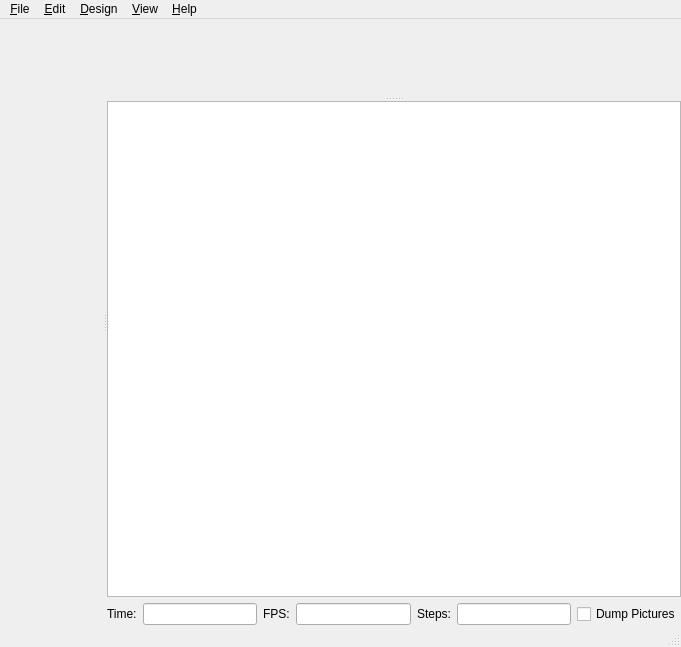
<?xml version="1.0" encoding="UTF-8"?>
<ui version="4.0">
 <class>MainWindow</class>
 <widget class="QMainWindow" name="MainWindow">
  <property name="geometry">
   <rect>
    <x>0</x>
    <y>0</y>
    <width>681</width>
    <height>647</height>
   </rect>
  </property>
  <property name="windowTitle">
   <string>MainWindow</string>
  </property>
  <widget class="QWidget" name="centralwidget">
   <layout class="QVBoxLayout" name="verticalLayout_2">
    <property name="margin">
     <number>0</number>
    </property>
    <item>
     <widget class="QSplitter" name="splitter1">
      <property name="orientation">
       <enum>Qt::Horizontal</enum>
      </property>
      <widget class="Editor" name="editor" native="true">
       <property name="font">
        <font>
         <family>Monaco</family>
         <pointsize>8</pointsize>
        </font>
       </property>
      </widget>
      <widget class="QWidget" name="layoutWidget">
       <layout class="QVBoxLayout" name="verticalLayout">
        <item>
         <widget class="QSplitter" name="splitter2">
          <property name="orientation">
           <enum>Qt::Vertical</enum>
          </property>
          <widget class="QGLView" name="qglview" native="true"/>
          <widget class="QTextEdit" name="console">
           <property name="readOnly">
            <bool>true</bool>
           </property>
          </widget>
         </widget>
        </item>
        <item>
         <widget class="QFrame" name="animate_panel">
          <property name="enabled">
           <bool>true</bool>
          </property>
          <property name="frameShape">
           <enum>QFrame::NoFrame</enum>
          </property>
          <property name="frameShadow">
           <enum>QFrame::Raised</enum>
          </property>
          <property name="lineWidth">
           <number>0</number>
          </property>
          <layout class="QHBoxLayout" name="horizontalLayout">
           <property name="margin">
            <number>0</number>
           </property>
           <item>
            <widget class="QLabel" name="label">
             <property name="text">
              <string>Time:</string>
             </property>
            </widget>
           </item>
           <item>
            <widget class="QLineEdit" name="e_tval"/>
           </item>
           <item>
            <widget class="QLabel" name="label_2">
             <property name="text">
              <string>FPS:</string>
             </property>
            </widget>
           </item>
           <item>
            <widget class="QLineEdit" name="e_fps"/>
           </item>
           <item>
            <widget class="QLabel" name="label_3">
             <property name="text">
              <string>Steps:</string>
             </property>
            </widget>
           </item>
           <item>
            <widget class="QLineEdit" name="e_fsteps"/>
           </item>
           <item>
            <widget class="QCheckBox" name="e_dump">
             <property name="text">
              <string>Dump Pictures</string>
             </property>
            </widget>
           </item>
          </layout>
         </widget>
        </item>
       </layout>
      </widget>
     </widget>
    </item>
   </layout>
  </widget>
  <widget class="QMenuBar" name="menubar">
   <property name="geometry">
    <rect>
     <x>0</x>
     <y>0</y>
     <width>681</width>
     <height>22</height>
    </rect>
   </property>
   <widget class="QMenu" name="menu_File">
    <property name="title">
     <string>&amp;File</string>
    </property>
    <widget class="QMenu" name="menuOpenRecent">
     <property name="title">
      <string>Open Recent</string>
     </property>
    </widget>
    <widget class="QMenu" name="menuExamples">
     <property name="title">
      <string>Examples</string>
     </property>
    </widget>
    <addaction name="fileActionNew"/>
    <addaction name="fileActionOpen"/>
    <addaction name="menuOpenRecent"/>
    <addaction name="menuExamples"/>
    <addaction name="fileShowLibraryFolder"/>
    <addaction name="separator"/>
    <addaction name="fileActionClose"/>
    <addaction name="fileActionSave"/>
    <addaction name="fileActionSaveAs"/>
    <addaction name="fileActionReload"/>
    <addaction name="fileActionQuit"/>
   </widget>
   <widget class="QMenu" name="menu_Edit">
    <property name="title">
     <string>&amp;Edit</string>
    </property>
    <addaction name="editActionUndo"/>
    <addaction name="editActionRedo"/>
    <addaction name="separator"/>
    <addaction name="editActionCut"/>
    <addaction name="editActionCopy"/>
    <addaction name="editActionPaste"/>
    <addaction name="separator"/>
    <addaction name="editActionIndent"/>
    <addaction name="editActionUnindent"/>
    <addaction name="separator"/>
    <addaction name="editActionComment"/>
    <addaction name="editActionUncomment"/>
    <addaction name="separator"/>
    <addaction name="editActionPasteVPT"/>
    <addaction name="editActionPasteVPR"/>
    <addaction name="separator"/>
    <addaction name="editActionZoomIn"/>
    <addaction name="editActionZoomOut"/>
    <addaction name="editActionPreferences"/>
   </widget>
   <widget class="QMenu" name="menu_Design">
    <property name="title">
     <string>&amp;Design</string>
    </property>
    <addaction name="designActionAutoReload"/>
    <addaction name="designActionReloadAndCompile"/>
    <addaction name="designActionCompile"/>
    <addaction name="designActionCompileAndRender"/>
    <addaction name="separator"/>
    <addaction name="designActionDisplayAST"/>
    <addaction name="designActionDisplayCSGTree"/>
    <addaction name="designActionDisplayCSGProducts"/>
    <addaction name="separator"/>
    <addaction name="designActionExportSTL"/>
    <addaction name="designActionExportAMF"/>
    <addaction name="designActionExportOFF"/>
    <addaction name="designActionExportDXF"/>
    <addaction name="designActionExportCSG"/>
    <addaction name="designActionExportImage"/>
    <addaction name="separator"/>
    <addaction name="designActionFlushCaches"/>
   </widget>
   <widget class="QMenu" name="menu_View">
    <property name="title">
     <string>&amp;View</string>
    </property>
    <addaction name="viewActionOpenCSG"/>
    <addaction name="viewActionCGALSurfaces"/>
    <addaction name="viewActionCGALGrid"/>
    <addaction name="viewActionThrownTogether"/>
    <addaction name="separator"/>
    <addaction name="viewActionShowEdges"/>
    <addaction name="viewActionShowAxes"/>
    <addaction name="viewActionShowCrosshairs"/>
    <addaction name="viewActionAnimate"/>
    <addaction name="separator"/>
    <addaction name="viewActionTop"/>
    <addaction name="viewActionBottom"/>
    <addaction name="viewActionLeft"/>
    <addaction name="viewActionRight"/>
    <addaction name="viewActionFront"/>
    <addaction name="viewActionBack"/>
    <addaction name="viewActionDiagonal"/>
    <addaction name="viewActionCenter"/>
    <addaction name="separator"/>
    <addaction name="viewActionResetView"/>
    <addaction name="separator"/>
    <addaction name="viewActionPerspective"/>
    <addaction name="viewActionOrthogonal"/>
    <addaction name="separator"/>
    <addaction name="editActionHide"/>
    <addaction name="viewActionHide"/>
   </widget>
   <widget class="QMenu" name="menuHelp">
    <property name="title">
     <string>&amp;Help</string>
    </property>
    <addaction name="helpActionAbout"/>
    <addaction name="helpActionHomepage"/>
    <addaction name="helpActionManual"/>
    <addaction name="helpActionLibraryInfo"/>
    <addaction name="appActionUpdateCheck"/>
   </widget>
   <addaction name="menu_File"/>
   <addaction name="menu_Edit"/>
   <addaction name="menu_Design"/>
   <addaction name="menu_View"/>
   <addaction name="menuHelp"/>
  </widget>
  <widget class="QStatusBar" name="statusbar"/>
  <action name="fileActionNew">
   <property name="text">
    <string>&amp;New</string>
   </property>
   <property name="shortcut">
    <string>Ctrl+N</string>
   </property>
  </action>
  <action name="fileActionOpen">
   <property name="text">
    <string>&amp;Open...</string>
   </property>
   <property name="shortcut">
    <string>Ctrl+O</string>
   </property>
  </action>
  <action name="fileActionSave">
   <property name="text">
    <string>&amp;Save</string>
   </property>
   <property name="shortcut">
    <string>Ctrl+S</string>
   </property>
  </action>
  <action name="fileActionSaveAs">
   <property name="text">
    <string>Save &amp;As...</string>
   </property>
   <property name="shortcut">
    <string>Ctrl+Shift+S</string>
   </property>
  </action>
  <action name="fileActionReload">
   <property name="text">
    <string>&amp;Reload</string>
   </property>
   <property name="shortcut">
    <string>Ctrl+R</string>
   </property>
  </action>
  <action name="fileActionQuit">
   <property name="text">
    <string>&amp;Quit</string>
   </property>
   <property name="shortcut">
    <string>Ctrl+Q</string>
   </property>
  </action>
  <action name="editActionUndo">
   <property name="text">
    <string>&amp;Undo</string>
   </property>
   <property name="shortcut">
    <string>Ctrl+Z</string>
   </property>
  </action>
  <action name="editActionRedo">
   <property name="text">
    <string>&amp;Redo</string>
   </property>
   <property name="shortcut">
    <string>Ctrl+Shift+Z</string>
   </property>
  </action>
  <action name="editActionCut">
   <property name="text">
    <string>Cu&amp;t</string>
   </property>
   <property name="shortcut">
    <string>Ctrl+X</string>
   </property>
  </action>
  <action name="editActionCopy">
   <property name="text">
    <string>&amp;Copy</string>
   </property>
   <property name="shortcut">
    <string>Ctrl+C</string>
   </property>
  </action>
  <action name="editActionPaste">
   <property name="text">
    <string>&amp;Paste</string>
   </property>
   <property name="shortcut">
    <string>Ctrl+V</string>
   </property>
  </action>
  <action name="editActionIndent">
   <property name="text">
    <string>&amp;Indent</string>
   </property>
   <property name="shortcut">
    <string>Ctrl+I</string>
   </property>
  </action>
  <action name="editActionUnindent">
   <property name="text">
    <string>U&amp;nindent</string>
   </property>
   <property name="shortcut">
    <string>Ctrl+Shift+I</string>
   </property>
  </action>
  <action name="editActionComment">
   <property name="text">
    <string>C&amp;omment</string>
   </property>
   <property name="shortcut">
    <string>Ctrl+D</string>
   </property>
  </action>
  <action name="editActionUncomment">
   <property name="text">
    <string>Unco&amp;mment</string>
   </property>
   <property name="shortcut">
    <string>Ctrl+Shift+D</string>
   </property>
  </action>
  <action name="editActionPasteVPT">
   <property name="text">
    <string>Paste viewport translation</string>
   </property>
   <property name="shortcut">
    <string>Ctrl+T</string>
   </property>
  </action>
  <action name="editActionPasteVPR">
   <property name="text">
    <string>Paste viewport rotation</string>
   </property>
  </action>
  <action name="editActionZoomIn">
   <property name="text">
    <string>Zoom In</string>
   </property>
   <property name="shortcut">
    <string>Ctrl++</string>
   </property>
  </action>
  <action name="editActionZoomOut">
   <property name="text">
    <string>Zoom Out</string>
   </property>
   <property name="shortcut">
    <string>Ctrl+-</string>
   </property>
  </action>
  <action name="editActionHide">
   <property name="checkable">
    <bool>true</bool>
   </property>
   <property name="text">
    <string>Hide editor</string>
   </property>
  </action>
  <action name="designActionReloadAndCompile">
   <property name="text">
    <string>&amp;Reload and Compile</string>
   </property>
   <property name="shortcut">
    <string>F4</string>
   </property>
  </action>
  <action name="designActionCompile">
   <property name="text">
    <string>&amp;Compile</string>
   </property>
   <property name="shortcut">
    <string>F5</string>
   </property>
  </action>
  <action name="designActionCompileAndRender">
   <property name="text">
    <string>Compile and &amp;Render (CGAL)</string>
   </property>
   <property name="shortcut">
    <string>F6</string>
   </property>
  </action>
  <action name="designActionDisplayAST">
   <property name="text">
    <string>Display &amp;AST...</string>
   </property>
  </action>
  <action name="designActionDisplayCSGTree">
   <property name="text">
    <string>Display CSG &amp;Tree...</string>
   </property>
  </action>
  <action name="designActionDisplayCSGProducts">
   <property name="text">
    <string>Display CSG &amp;Products...</string>
   </property>
  </action>
  <action name="designActionExportSTL">
   <property name="text">
    <string>Export as &amp;STL...</string>
   </property>
  </action>
  <action name="designActionExportAMF">
   <property name="text">
    <string>Export as &amp;AMF...</string>
   </property>
  </action>
  <action name="designActionExportOFF">
   <property name="text">
    <string>Export as &amp;OFF...</string>
   </property>
  </action>
  <action name="viewActionOpenCSG">
   <property name="checkable">
    <bool>true</bool>
   </property>
   <property name="text">
    <string>OpenCSG</string>
   </property>
   <property name="shortcut">
    <string>F9</string>
   </property>
  </action>
  <action name="viewActionCGALSurfaces">
   <property name="checkable">
    <bool>true</bool>
   </property>
   <property name="text">
    <string>CGAL Surfaces</string>
   </property>
   <property name="shortcut">
    <string>F10</string>
   </property>
  </action>
  <action name="viewActionCGALGrid">
   <property name="checkable">
    <bool>true</bool>
   </property>
   <property name="text">
    <string>CGAL Grid Only</string>
   </property>
   <property name="shortcut">
    <string>F11</string>
   </property>
  </action>
  <action name="viewActionThrownTogether">
   <property name="checkable">
    <bool>true</bool>
   </property>
   <property name="text">
    <string>Thrown Together</string>
   </property>
   <property name="shortcut">
    <string>F12</string>
   </property>
  </action>
  <action name="viewActionShowEdges">
   <property name="checkable">
    <bool>true</bool>
   </property>
   <property name="text">
    <string>Show Edges</string>
   </property>
   <property name="shortcut">
    <string>Ctrl+1</string>
   </property>
  </action>
  <action name="viewActionShowAxes">
   <property name="checkable">
    <bool>true</bool>
   </property>
   <property name="text">
    <string>Show Axes</string>
   </property>
   <property name="shortcut">
    <string>Ctrl+2</string>
   </property>
  </action>
  <action name="viewActionShowCrosshairs">
   <property name="checkable">
    <bool>true</bool>
   </property>
   <property name="text">
    <string>Show Crosshairs</string>
   </property>
   <property name="shortcut">
    <string>Ctrl+3</string>
   </property>
  </action>
  <action name="viewActionAnimate">
   <property name="checkable">
    <bool>true</bool>
   </property>
   <property name="text">
    <string>Animate</string>
   </property>
  </action>
  <action name="viewActionTop">
   <property name="text">
    <string>Top</string>
   </property>
   <property name="shortcut">
    <string>Ctrl+4</string>
   </property>
  </action>
  <action name="viewActionBottom">
   <property name="text">
    <string>Bottom</string>
   </property>
   <property name="shortcut">
    <string>Ctrl+5</string>
   </property>
  </action>
  <action name="viewActionLeft">
   <property name="text">
    <string>Left</string>
   </property>
   <property name="shortcut">
    <string>Ctrl+6</string>
   </property>
  </action>
  <action name="viewActionRight">
   <property name="text">
    <string>Right</string>
   </property>
   <property name="shortcut">
    <string>Ctrl+7</string>
   </property>
  </action>
  <action name="viewActionFront">
   <property name="text">
    <string>Front</string>
   </property>
   <property name="shortcut">
    <string>Ctrl+8</string>
   </property>
  </action>
  <action name="viewActionBack">
   <property name="text">
    <string>Back</string>
   </property>
   <property name="shortcut">
    <string>Ctrl+9</string>
   </property>
  </action>
  <action name="viewActionDiagonal">
   <property name="text">
    <string>Diagonal</string>
   </property>
   <property name="shortcut">
    <string>Ctrl+0</string>
   </property>
  </action>
  <action name="viewActionCenter">
   <property name="text">
    <string>Center</string>
   </property>
   <property name="shortcut">
    <string>Ctrl+P</string>
   </property>
  </action>
  <action name="viewActionPerspective">
   <property name="checkable">
    <bool>true</bool>
   </property>
   <property name="text">
    <string>Perspective</string>
   </property>
  </action>
  <action name="viewActionOrthogonal">
   <property name="checkable">
    <bool>true</bool>
   </property>
   <property name="text">
    <string>Orthogonal</string>
   </property>
  </action>
  <action name="viewActionHide">
   <property name="checkable">
    <bool>true</bool>
   </property>
   <property name="text">
    <string>Hide console</string>
   </property>
  </action>
  <action name="helpActionAbout">
   <property name="enabled">
    <bool>true</bool>
   </property>
   <property name="text">
    <string>About</string>
   </property>
  </action>
  <action name="helpActionManual">
   <property name="text">
    <string>Documentation</string>
   </property>
  </action>
  <action name="fileActionClearRecent">
   <property name="text">
    <string>Clear Recent</string>
   </property>
  </action>
  <action name="designActionExportDXF">
   <property name="text">
    <string>Export as DXF...</string>
   </property>
  </action>
  <action name="fileActionClose">
   <property name="text">
    <string>Close</string>
   </property>
   <property name="shortcut">
    <string>Ctrl+W</string>
   </property>
  </action>
  <action name="editActionPreferences">
   <property name="text">
    <string>Preferences</string>
   </property>
  </action>
  <action name="designActionFlushCaches">
   <property name="text">
    <string>Flush Caches</string>
   </property>
  </action>
  <action name="helpActionHomepage">
   <property name="text">
    <string>OpenSCAD Homepage</string>
   </property>
  </action>
  <action name="designActionAutoReload">
   <property name="checkable">
    <bool>true</bool>
   </property>
   <property name="text">
    <string>Automatic Reload and Compile</string>
   </property>
  </action>
  <action name="designActionExportImage">
   <property name="text">
    <string>Export as Image...</string>
   </property>
  </action>
  <action name="designActionExportCSG">
   <property name="text">
    <string>Export as CSG...</string>
   </property>
  </action>
  <action name="helpActionLibraryInfo">
   <property name="text">
    <string>Library info</string>
   </property>
  </action>
  <action name="appActionUpdateCheck">
   <property name="enabled">
    <bool>false</bool>
   </property>
   <property name="text">
    <string>Check for Update..</string>
   </property>
  </action>
  <action name="fileShowLibraryFolder">
   <property name="text">
    <string>Show Library Folder...</string>
   </property>
  </action>
  <action name="viewActionResetView">
   <property name="text">
    <string>Reset View</string>
   </property>
  </action>
 </widget>
 <customwidgets>
  <customwidget>
   <class>QGLView</class>
   <extends>QWidget</extends>
   <header>QGLView.h</header>
   <container>1</container>
  </customwidget>
  <customwidget>
   <class>Editor</class>
   <extends>QWidget</extends>
   <header>editor.h</header>
  </customwidget>
 </customwidgets>
 <resources>
  <include location="../openscad.qrc"/>
 </resources>
 <connections>
  <connection>
   <sender>fileActionClose</sender>
   <signal>triggered()</signal>
   <receiver>MainWindow</receiver>
   <slot>close()</slot>
   <hints>
    <hint type="sourcelabel">
     <x>-1</x>
     <y>-1</y>
    </hint>
    <hint type="destinationlabel">
     <x>340</x>
     <y>323</y>
    </hint>
   </hints>
  </connection>
 </connections>
</ui>
